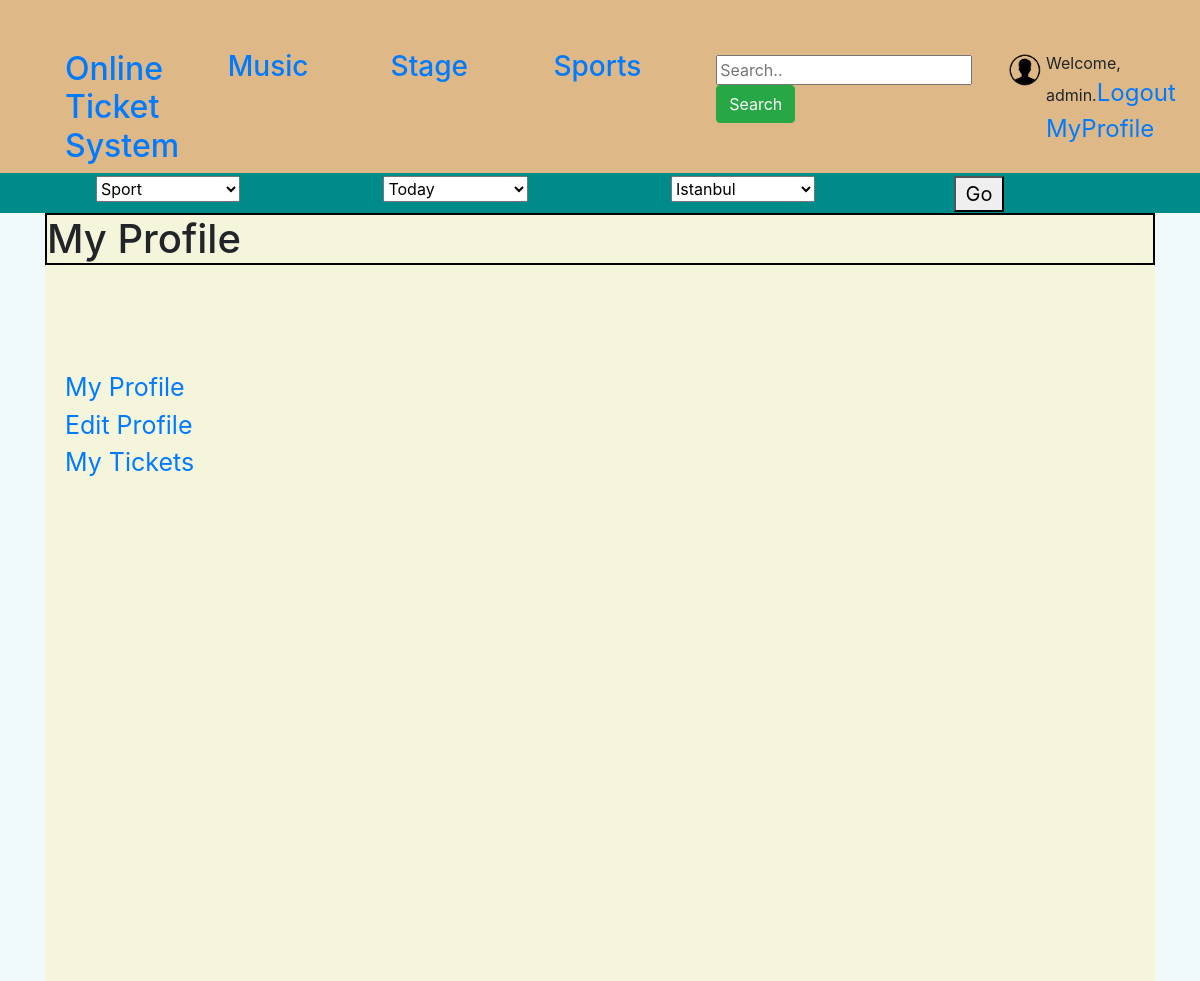
/account/tickets/ (signed in), run on an earlier commit of the app's database.
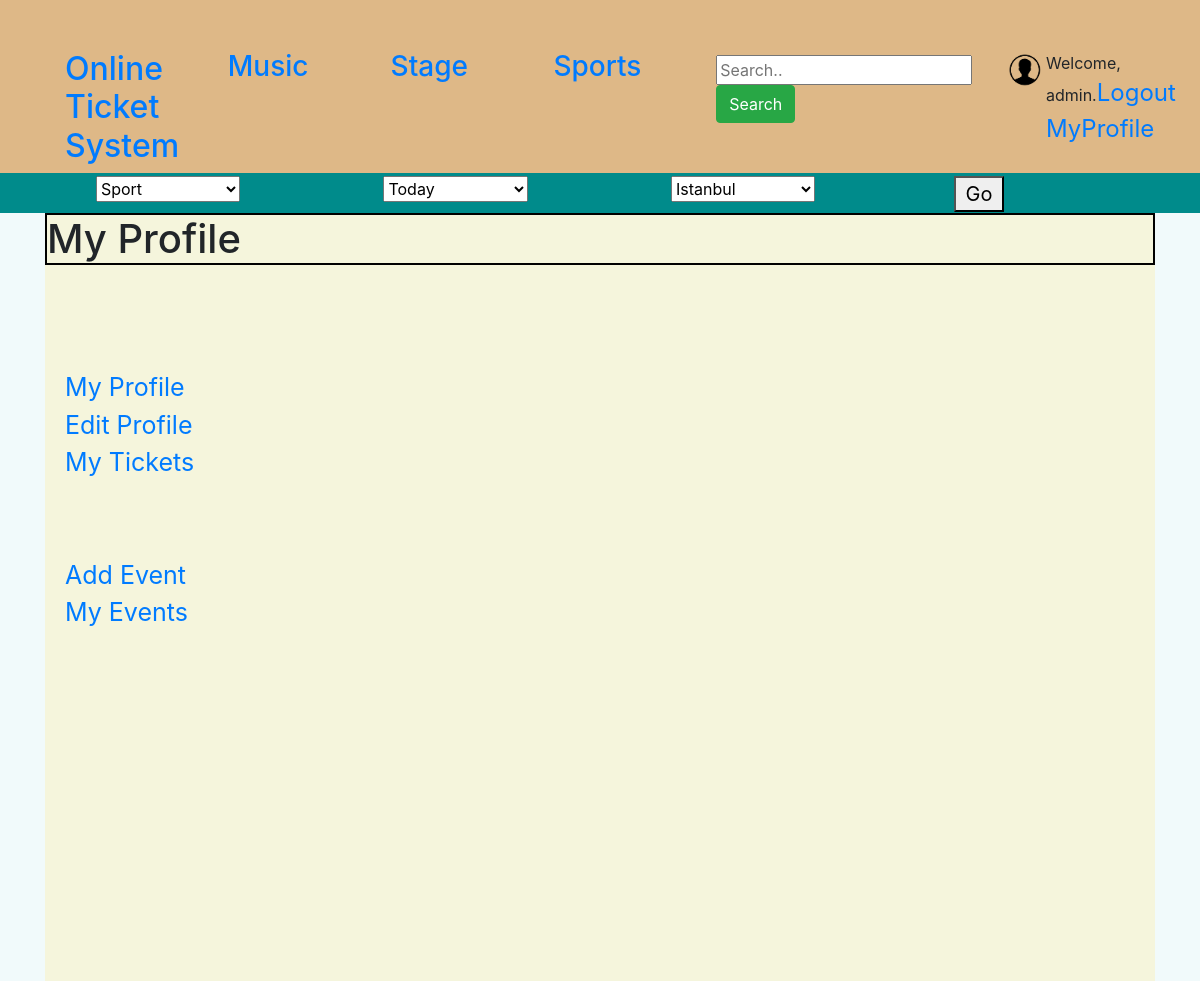
And on a later commit of the database.
### website/models.py (models this page shows, shortened)
class UserProfile(models.Model):
    id = models.AutoField(primary_key=True)
    GENDER = (
        ('M', 'Male'),
        ('F', 'Female'),
    )
    gender = models.CharField(max_length=1, choices=GENDER)
    birthday = models.DateField()
    phone_number = models.CharField(max_length=11)
    img = models.URLField(null=True, blank=True)
    isOperator = models.BooleanField(default=False)
    user = models.ForeignKey(User, on_delete=models.CASCADE)
    balance = models.IntegerField(default=0)

### website/views.py (the view)
# urls.py: path('account/tickets/', views.my_tickets_view, name='my_tickets'),
@login_required
def my_tickets_view(request):
    user = request.user
    user_infos = UserProfile.objects.all().filter(user=user)
    ticket_list = Ticket.objects.all().filter(user=user)
    context = {"ticket_list": ticket_list,
               "user_infos": user_infos}
    return render(request, 'profile/my_tickets.html', context)

### templates/profile/my_tickets.html (shortened to what this page needs)
{% extends 'profile/profile.html' %}

### templates/profile/profile.html (shortened to what this page needs)
{% extends 'base.html' %}
{% block head %}
    {% load static %}
    <link rel="stylesheet" type="text/css" href="{% static "css/profile/profil.css" %}">
{% endblock %}
{% block content %}
    <body>
<div id="mainDiv">
    <h1 id="header">My Profile</h1>
    <div class="infos">
    </div>
    <div id="main_menu">
        <br><br>
        <a href="{% url 'my_profile' %}">My Profile</a><br>
        <a href="{% url 'edit_my_profile' %}">Edit Profile</a><br>
        <a href="{% url 'my_tickets' %}">My Tickets</a><br>
        <br><br>
        {% block isOperator %}
        {% for info in user_infos %}
            {% if info.isOperator %}
                <a href="{% url 'add_event' %}">Add Event</a><br>
                <a href="{% url 'my_events' %}">My Events</a><br>
            {% endif %}
        {% endfor %}
            {% endblock %}
    </div>
</div>
    </body>
{% endblock %}

What changed in the data, as far as the page shows it:
now on this page (row edited): UserProfile: isOperator "Add Event"
